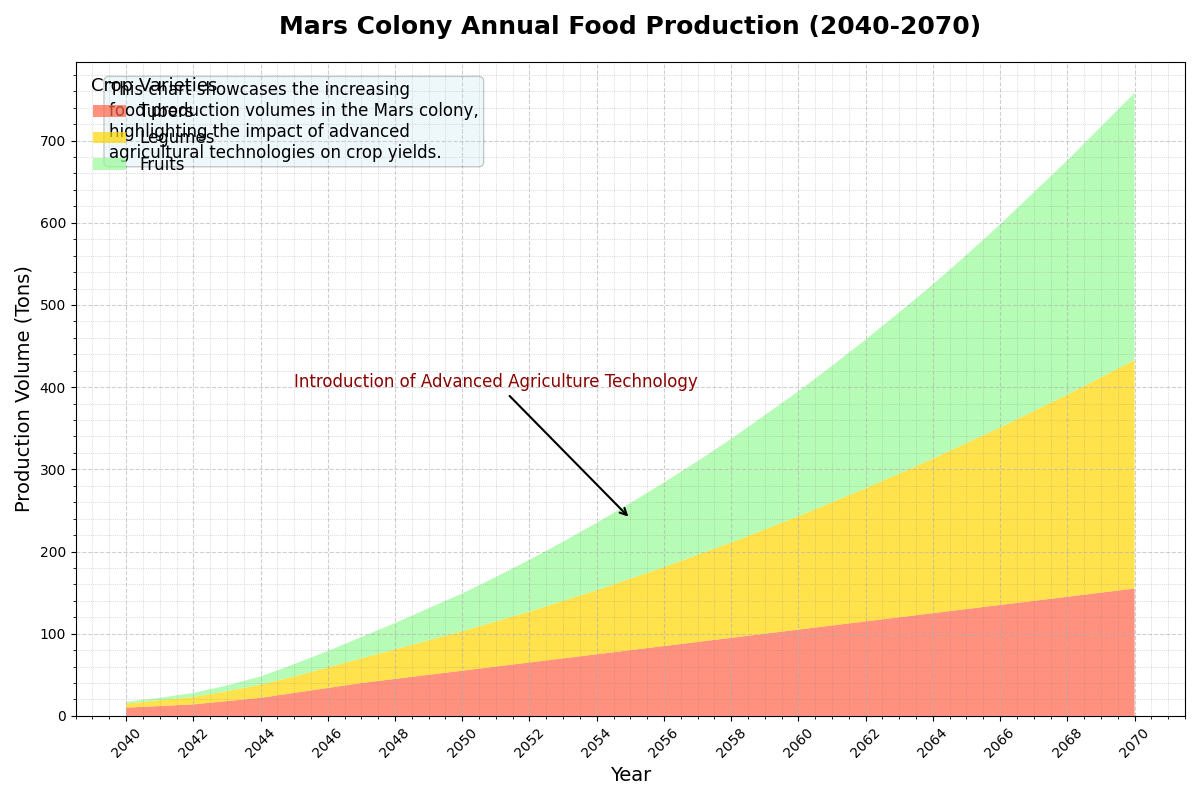

Python code for this plot:
import matplotlib.pyplot as plt
import numpy as np

years = np.arange(2040, 2071)

tubers = np.array([10, 12, 14, 18, 22, 28, 34, 40, 45, 50, 55, 60, 65, 70, 75, 80, 85, 90, 95, 100, 105, 110, 115, 120, 125, 130, 135, 140, 145, 150, 155])
legumes = np.array([5, 7, 9, 12, 16, 20, 25, 30, 36, 42, 48, 55, 62, 70, 78, 87, 96, 106, 116, 127, 138, 150, 162, 175, 188, 202, 216, 231, 246, 262, 278])
fruits = np.array([2, 3, 5, 7, 10, 15, 20, 26, 32, 39, 46, 54, 63, 72, 82, 92, 103, 114, 126, 139, 152, 166, 181, 196, 212, 229, 247, 266, 285, 305, 325])

fig, ax = plt.subplots(figsize=(12, 8))

ax.stackplot(years, tubers, legumes, fruits,
             labels=['Tubers', 'Legumes', 'Fruits'],
             colors=['#FF6347', '#FFD700', '#98FB98'], alpha=0.7)

ax.set_title("Mars Colony Annual Food Production (2040-2070)", fontsize=18, fontweight='bold', pad=20)
ax.set_xlabel("Year", fontsize=14)
ax.set_ylabel("Production Volume (Tons)", fontsize=14)

ax.set_xticks(years[::2])
ax.tick_params(axis='x', rotation=45)

ax.legend(loc='upper left', title="Crop Varieties", fontsize=12, title_fontsize='13', frameon=False)

ax.grid(linestyle='--', alpha=0.6)
ax.minorticks_on()
ax.grid(which='minor', linestyle=':', linewidth='0.5', color='gray', alpha=0.5)

ax.annotate('Introduction of Advanced Agriculture Technology', xy=(2055, 240), xytext=(2045, 400),
            arrowprops=dict(facecolor='black', arrowstyle='->', lw=1.5),
            fontsize=12, color='darkred')

props = dict(boxstyle='round', facecolor='lightblue', alpha=0.2)
textstr = ('This chart showcases the increasing\n'
           'food production volumes in the Mars colony,\n'
           'highlighting the impact of advanced\n'
           'agricultural technologies on crop yields.')
ax.text(0.03, 0.97, textstr, transform=ax.transAxes, fontsize=12,
        verticalalignment='top', bbox=props)

plt.tight_layout()
plt.show()
